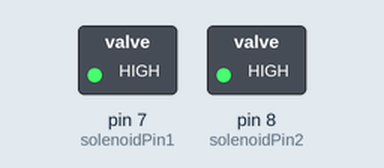
The sketch below on a simulated Arduino Uno, built with avr-gcc and run on an emulated ATmega328P. On the bench: switched loads named in the sketch (green lamp = pin HIGH). Dashed ring = blinking.

Above: at 0.5 s.
At 2.5 s:
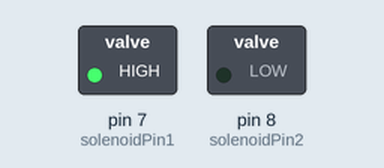
Timing chart, 0 to 5.2 s (numbered marks = the images above):
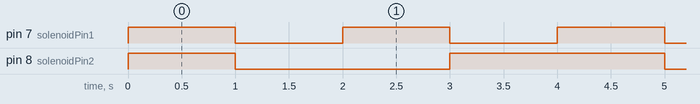

Measured:
- by itself, pin 7 (solenoidPin1): alternates HIGH for 1.0 s and LOW for 1.0 s
- by itself, pin 8 (solenoidPin2): repeats every 4.0 s: LOW 2.0 s, HIGH 2.0 s
- by itself, everything shown: repeats every 4.0 s, in 4 steps

The sketch:

solenoidValveTest.ino
```cpp
int solenoidPin1 = 7;
int solenoidPin2 = 8; //This is the output pin on the Arduino we are using

void setup() {
  // put your setup code here, to run once:
pinMode(solenoidPin1, OUTPUT);
pinMode(solenoidPin2, OUTPUT);//Sets the pin as an output
}

void loop() {
  // put your main code here, to run repeatedly:
  digitalWrite(solenoidPin1, HIGH);    //Switch Solenoid ON

   digitalWrite(solenoidPin2, HIGH);
   delay(1000);                      //Wait 1 Second
  digitalWrite(solenoidPin1, LOW);
   digitalWrite(solenoidPin2, LOW);//Switch Solenoid OFF
  delay(1000);                      //Wait 1 Second
  digitalWrite(solenoidPin1, HIGH);    //Switch Solenoid ON


   delay(1000);                      //Wait 1 Second
  digitalWrite(solenoidPin1, LOW);
   digitalWrite(solenoidPin2, HIGH);//Switch Solenoid OFF
  delay(1000);                      //Wait 1 Second
}
```
